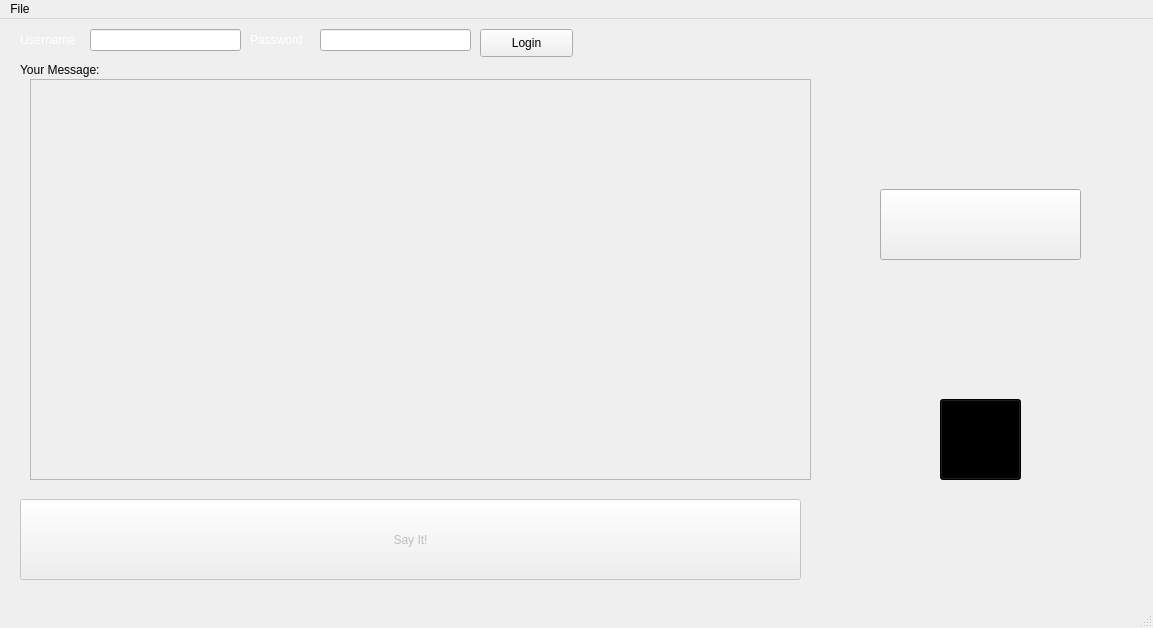
<?xml version="1.0" encoding="UTF-8"?>
<ui version="4.0">
 <class>MainWindow</class>
 <widget class="QMainWindow" name="MainWindow">
  <property name="geometry">
   <rect>
    <x>0</x>
    <y>0</y>
    <width>1153</width>
    <height>628</height>
   </rect>
  </property>
  <property name="windowTitle">
   <string>MainWindow</string>
  </property>
  <widget class="QWidget" name="centralwidget">
   <widget class="QLabel" name="label">
    <property name="geometry">
     <rect>
      <x>20</x>
      <y>10</y>
      <width>111</width>
      <height>21</height>
     </rect>
    </property>
    <property name="styleSheet">
     <string notr="true">color: rgb(255, 255, 255);</string>
    </property>
    <property name="text">
     <string>Username</string>
    </property>
   </widget>
   <widget class="QLineEdit" name="lineEdit">
    <property name="geometry">
     <rect>
      <x>90</x>
      <y>10</y>
      <width>151</width>
      <height>22</height>
     </rect>
    </property>
   </widget>
   <widget class="QLabel" name="label_2">
    <property name="geometry">
     <rect>
      <x>250</x>
      <y>10</y>
      <width>111</width>
      <height>21</height>
     </rect>
    </property>
    <property name="styleSheet">
     <string notr="true">color: rgb(255, 255, 255);</string>
    </property>
    <property name="text">
     <string>Password</string>
    </property>
   </widget>
   <widget class="QLineEdit" name="lineEdit_2">
    <property name="geometry">
     <rect>
      <x>320</x>
      <y>10</y>
      <width>151</width>
      <height>22</height>
     </rect>
    </property>
    <property name="echoMode">
     <enum>QLineEdit::Password</enum>
    </property>
   </widget>
   <widget class="QPushButton" name="pushButton">
    <property name="geometry">
     <rect>
      <x>480</x>
      <y>10</y>
      <width>93</width>
      <height>28</height>
     </rect>
    </property>
    <property name="text">
     <string>Login</string>
    </property>
   </widget>
   <widget class="QLabel" name="label_3">
    <property name="geometry">
     <rect>
      <x>20</x>
      <y>40</y>
      <width>111</width>
      <height>21</height>
     </rect>
    </property>
    <property name="text">
     <string>Your Message:</string>
    </property>
   </widget>
   <widget class="QTextEdit" name="textEdit">
    <property name="enabled">
     <bool>false</bool>
    </property>
    <property name="geometry">
     <rect>
      <x>30</x>
      <y>60</y>
      <width>781</width>
      <height>401</height>
     </rect>
    </property>
   </widget>
   <widget class="QPushButton" name="pushButton_2">
    <property name="enabled">
     <bool>false</bool>
    </property>
    <property name="geometry">
     <rect>
      <x>20</x>
      <y>480</y>
      <width>781</width>
      <height>81</height>
     </rect>
    </property>
    <property name="text">
     <string>Say It!</string>
    </property>
   </widget>
   <widget class="QPushButton" name="openGmail">
    <property name="geometry">
     <rect>
      <x>880</x>
      <y>170</y>
      <width>201</width>
      <height>71</height>
     </rect>
    </property>
    <property name="text">
     <string/>
    </property>
   </widget>
   <widget class="QPushButton" name="openGithub">
    <property name="geometry">
     <rect>
      <x>940</x>
      <y>380</y>
      <width>81</width>
      <height>81</height>
     </rect>
    </property>
    <property name="styleSheet">
     <string notr="true">background-color: rgb(0, 0, 0);</string>
    </property>
    <property name="text">
     <string>Open Github</string>
    </property>
   </widget>
   <widget class="QLabel" name="label_4">
    <property name="geometry">
     <rect>
      <x>-50</x>
      <y>-60</y>
      <width>1381</width>
      <height>841</height>
     </rect>
    </property>
    <property name="text">
     <string/>
    </property>
    <property name="pixmap">
     <pixmap>../Jarvis_GUI/G.U.I Material/B.G/Black_Template.jpg</pixmap>
    </property>
    <property name="scaledContents">
     <bool>true</bool>
    </property>
   </widget>
   <widget class="QLabel" name="label_5">
    <property name="geometry">
     <rect>
      <x>840</x>
      <y>60</y>
      <width>281</width>
      <height>181</height>
     </rect>
    </property>
    <property name="text">
     <string/>
    </property>
    <property name="pixmap">
     <pixmap>gmail_png.png</pixmap>
    </property>
    <property name="scaledContents">
     <bool>true</bool>
    </property>
   </widget>
   <widget class="QLabel" name="label_6">
    <property name="geometry">
     <rect>
      <x>840</x>
      <y>290</y>
      <width>281</width>
      <height>261</height>
     </rect>
    </property>
    <property name="text">
     <string/>
    </property>
    <property name="pixmap">
     <pixmap>github_png.png</pixmap>
    </property>
    <property name="scaledContents">
     <bool>true</bool>
    </property>
   </widget>
   <zorder>label_4</zorder>
   <zorder>lineEdit</zorder>
   <zorder>lineEdit_2</zorder>
   <zorder>label_3</zorder>
   <zorder>label_2</zorder>
   <zorder>pushButton</zorder>
   <zorder>textEdit</zorder>
   <zorder>pushButton_2</zorder>
   <zorder>label</zorder>
   <zorder>label_6</zorder>
   <zorder>label_5</zorder>
   <zorder>openGithub</zorder>
   <zorder>openGmail</zorder>
  </widget>
  <widget class="QMenuBar" name="menubar">
   <property name="geometry">
    <rect>
     <x>0</x>
     <y>0</y>
     <width>1153</width>
     <height>26</height>
    </rect>
   </property>
   <widget class="QMenu" name="menuFile">
    <property name="title">
     <string>File</string>
    </property>
    <addaction name="actionClose"/>
   </widget>
   <addaction name="menuFile"/>
  </widget>
  <widget class="QStatusBar" name="statusbar"/>
  <action name="actionClose">
   <property name="text">
    <string>Close</string>
   </property>
  </action>
 </widget>
 <resources/>
 <connections/>
</ui>
